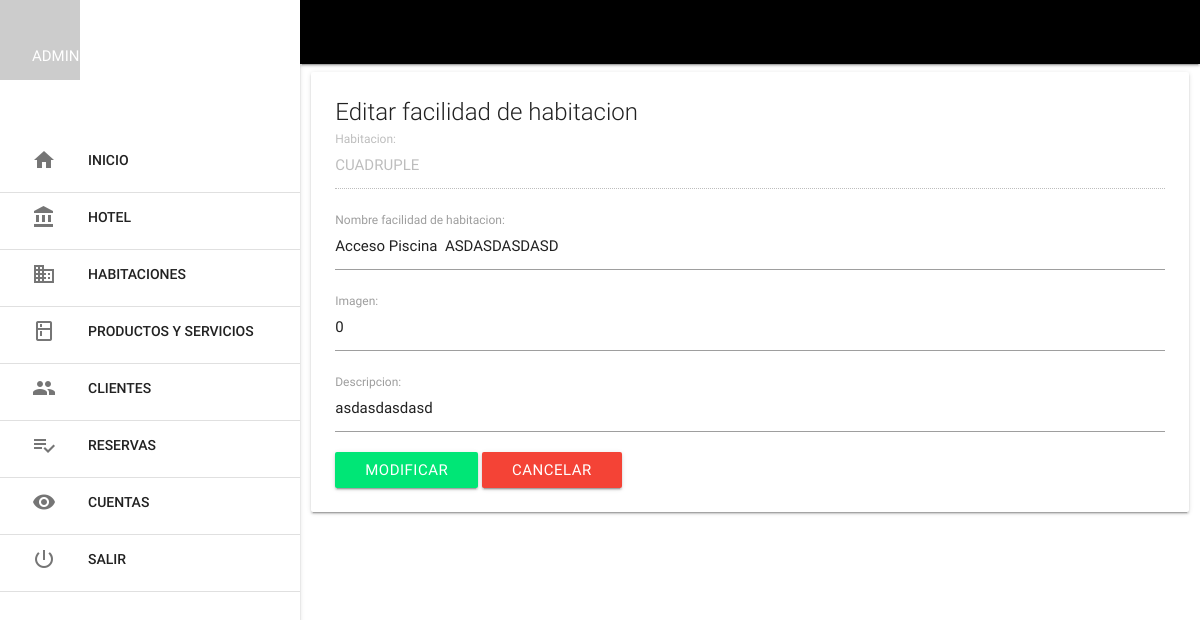
The page /mlt_habitacion/mlt_habitacion_facilitys_ver.php?id=1 (signed in) on the database its author committed.
### tables this page shows
CREATE TABLE IF NOT EXISTS `mlt_habitacion_facilitys` (
  `fac_id` int(11) NOT NULL AUTO_INCREMENT,
  `hab_id` int(11) DEFAULT NULL,
  `fac_nombre` varchar(50) DEFAULT NULL,
  `fac_imagen` varchar(255) DEFAULT NULL,
  `fac_descripcion` text,
  `fac_estado` tinyint(1) DEFAULT NULL,
  PRIMARY KEY (`fac_id`),
  KEY `hab_id` (`hab_id`),
  CONSTRAINT `mlt_habitacion_facilitys_ibfk_1` FOREIGN KEY (`hab_id`) REFERENCES `mlt_habitacion` (`hab_id`)
);

### mlt_habitacion/mlt_habitacion_facilitys_ver.php (the view, shortened to what this page needs)
<?php include '../extend/header.php';
$fac_id = $con->real_escape_string(htmlentities($_GET['id']));
$sel = $con->query("SELECT mlt_habitacion_facilitys.fac_id, mlt_habitacion_facilitys.hab_id, (select mlt_habitacion.hab_nombre from mlt_habitacion where mlt_habitacion.hab_id = mlt_habitacion_facilitys.hab_id) as HabitacionNombre, mlt_habitacion_facilitys.fac_nombre, mlt_habitacion_facilitys.fac_imagen, mlt_habitacion_facilitys.fac_descripcion, mlt_habitacion_facilitys.fac_estado FROM mlt_habitacion_facilitys WHERE fac_id = $fac_id");
	while($f = $sel->fetch_assoc()){
?>
<div class="row">
	<div class="col s12">
		<div class="card">
			<div class="card-content">
				<span class="card-title">Editar facilidad de habitacion</span>
				<form class="form" action="controller_mlt_habitacion_facilitys.php?op=modificar_mlt_habitacion_facilitys&id=<?php echo $fac_id; ?>" method="post" enctype="multipart/form-data">
					<div class="input-field">
						<input type="text" name="hab_id" required autofocus
						id="hab_id" onblur="may(this.value, this.id)" value="<?php echo $f['HabitacionNombre']; ?>" disabled>
						<label for="hab_id">Habitacion:</label>
					</div>
					<div class="input-field">
						<input type="text" name="fac_nombre" required
						id="fac_nombre" value="<?php echo $f['fac_nombre']; ?>">
						<label for="fac_nombre">Nombre facilidad de habitacion:</label>
					</div>
					<div class="input-field">
						<input type="text" name="fac_imagen" required
						id="fac_imagen" value="<?php echo $f['fac_imagen']; ?>">
						<label for="fac_imagen">Imagen:</label>
					</div>
					<div class="input-field">
						<input type="text" name="fac_descripcion" required
						id="fac_descripcion" value="<?php echo $f['fac_descripcion']; ?>">
						<label for="fac_descripcion">Descripcion:</label>
					</div>
					<button type="submit" class="btn green accent-3" id="btn_guardar">Modificar</button>
					<?php }?>
					<a href="mlt_habitacion_ver.php?id=<?php echo $_SESSION['Habitacion']; ?>" class="btn red ">Cancelar</a>
				</form>
			</div>
		</div>
	</div>
</div>
<?php include '../extend/scripts.php'; ?>
</body>
</html>

### rows shown on the page
mlt_habitacion_facilitys: hab_id "CUADRUPLE", fac_nombre "Acceso Piscina ASDASDASDASD", fac_imagen "0", fac_descripcion "asdasdasdasd"

### other values the page prints
$_SESSION['nombre'] "ADMINISTRADOR"
